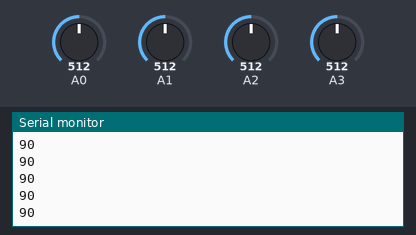
Recording of a sketch running on a simulated Arduino Uno, built with avr-gcc and run on an emulated ATmega328P. Parts: the last lines printed to the serial monitor. The test bench sets the inputs (shaded band); at power-on: A0 = 512, A1 = 512, A2 = 512, A3 = 512. No radio packets arrive unless stated.

Above: at 1.2 s.
1.3 s: A0 set to 716
At 1.9 s:
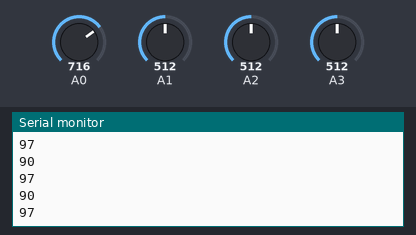
2.8 s: A1 set to 716
At 3.7 s:
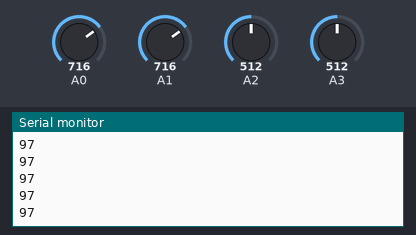
4.3 s: A0 set to 992
At 5.0 s:
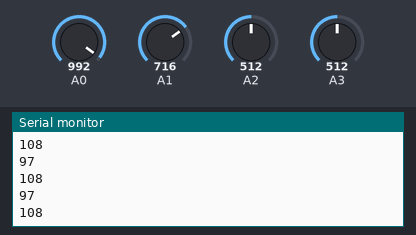
5.8 s: A1 set to 992
At 6.3 s:
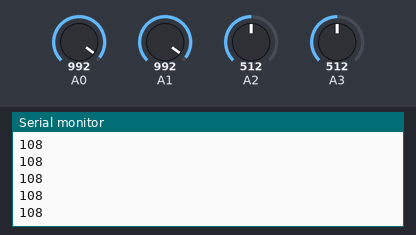
Timing chart, 0 to 8.3 s (numbered marks = the images above; inputs shaded):
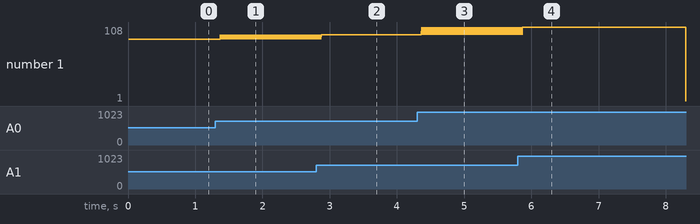

The sketch:

Trasmettitore_Finale.ino
```cpp
#include <SPI.h>
#include <nRF24L01.h>
#include <RF24.h>
RF24 radio(7,8); // CE, CSN

const byte address[6] = "C4J5D";
struct dati {
    short int angoliServo[2] = {0,0};
    short int motore = 0;
};

dati datiTrasmessi;
int valY, valX;
int valPotenziometro1,  valPotenziometro2;
int mediaPotenziometro;

void setup() {
  Serial.begin(9600);
  Serial.println("acceso");
  radio.begin();
  radio.powerUp();
  radio.openWritingPipe(address);
  radio.setPALevel(RF24_PA_MIN);
  radio.stopListening();
}

void loop() {
  valX = analogRead(A0);
  valY = analogRead(A1);

  datiTrasmessi.angoliServo[0] = map(valX,0,1023,70,110);
  if (datiTrasmessi.angoliServo[0] > 110) {
    datiTrasmessi.angoliServo[0] = 110;
  } else if (datiTrasmessi.angoliServo[0] < 70) {
    datiTrasmessi.angoliServo[0] = 70;
  }

  datiTrasmessi.angoliServo[1] = map(valY,0,1023,70,110);
  if (datiTrasmessi.angoliServo[1] > 110) {
    datiTrasmessi.angoliServo[1] = 110;
  } else if (datiTrasmessi.angoliServo[1] < 70) {
    datiTrasmessi.angoliServo[1] = 70;
  }

  Serial.println(datiTrasmessi.angoliServo[0]);
  Serial.println(datiTrasmessi.angoliServo[1]);

  valPotenziometro1 = analogRead(A2);
  valPotenziometro2 = analogRead(A3);
  mediaPotenziometro = (valPotenziometro1 + valPotenziometro2) / 2;

  datiTrasmessi.motore = map(mediaPotenziometro,0,1023,0,180);
  if (datiTrasmessi.motore > 180) {
    datiTrasmessi.motore = 180;
  } else if (datiTrasmessi.motore < 0){
    datiTrasmessi.motore = 0;
  }
  radio.write(&datiTrasmessi, sizeof(datiTrasmessi));
}
```

Measured:
- after the input at 1.3 s, the serial monitor: prints a new line after 0.07 s (image 1)
- after the input at 4.3 s, the serial monitor: prints a new line after 0.07 s (image 3)
- plotted number 1: 90 → 97 after the input at 1.3 s
